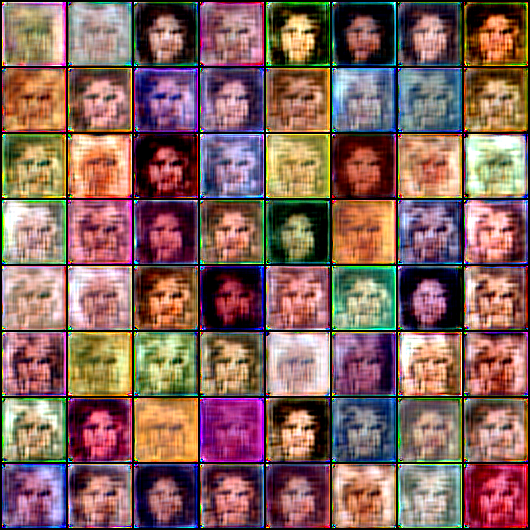
#> input picture GAN/run_ffhq_fixed/samples/epoch_1.png, 530 x 530 px, given in place of the camera
$ python hsv_value_trackpad.py
#> lines starting #> are read from the running program, lines starting #| are printed output that depends on the picture; after the words box and inside, x2 and y2 are one past the last pixel; in counts of white or black regions, pixels touching at a corner belong together
import cv2
import numpy as np

cap = cv2.VideoCapture(0)

# Set size of video feed window
cap.set(3, 1280)
cap.set(4, 720)

def nothing(x):
    pass

# Create trackbar window
cv2.namedWindow('Trackbars')

cv2.createTrackbar("L - H", "Trackbars", 0, 179, nothing)
#> slider 'L - H' is set to 35
cv2.createTrackbar("L - S", "Trackbars", 0, 255, nothing)
#> slider 'L - S' is set to 51
cv2.createTrackbar("L - V", "Trackbars", 0, 255, nothing)
#> slider 'L - V' is set to 51
cv2.createTrackbar("U - H", "Trackbars", 179, 179, nothing)
cv2.createTrackbar("U - S", "Trackbars", 255, 255, nothing)
cv2.createTrackbar("U - V", "Trackbars", 255, 255, nothing)

while True:
    ret, frame = cap.read()
#> frame is the input picture: shape (530, 530, 3); mean B, G, R 93.5, 99.6, 133.4
    if not ret:
        break

    frame = cv2.flip(frame, 1)
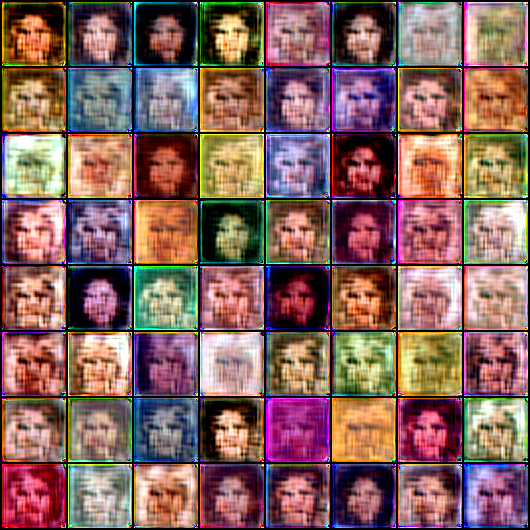
#> frame: shape (530, 530, 3); mean B, G, R 93.5, 99.6, 133.4
    hsv = cv2.cvtColor(frame, cv2.COLOR_BGR2HSV)
#> hsv: shape (530, 530, 3); mean H, S, V 68.1, 124.2, 145.7

    l_h = cv2.getTrackbarPos("L - H", "Trackbars")
    l_s = cv2.getTrackbarPos("L - S", "Trackbars")
    l_v = cv2.getTrackbarPos("L - V", "Trackbars")
    u_h = cv2.getTrackbarPos("U - H", "Trackbars")
    u_s = cv2.getTrackbarPos("U - S", "Trackbars")
    u_v = cv2.getTrackbarPos("U - V", "Trackbars")

    lower_range = np.array([l_h, l_s, l_v])
    upper_range = np.array([u_h, u_s, u_v])

    mask = cv2.inRange(hsv, lower_range, upper_range)
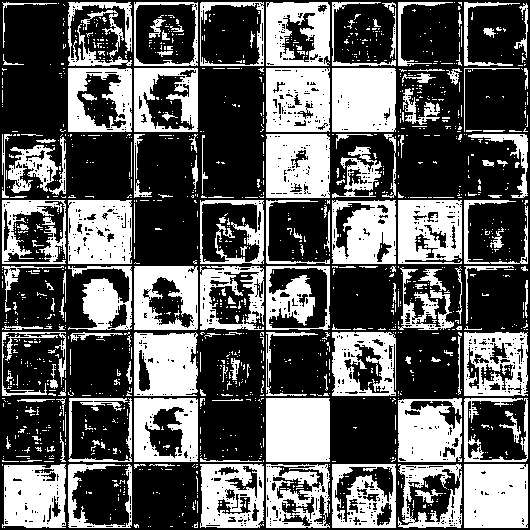
#> mask: shape (530, 530); 37.2% white; 1410 white regions (1243 under 20 px), largest, box (x1, y1, x2, y2) and area: (266, 398, 330, 462) 4092, (464, 464, 528, 528) 4025, (332, 68, 396, 132) 4021
    res = cv2.bitwise_and(frame, frame, mask=mask)
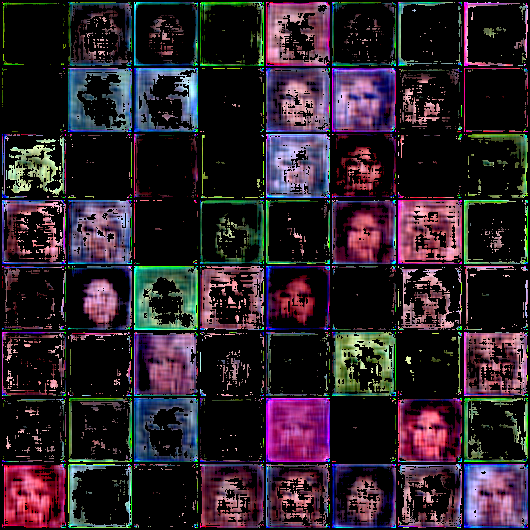
#> res: shape (530, 530, 3); mean B, G, R 42.8, 34.1, 45.4

    mask_3 = cv2.cvtColor(mask, cv2.COLOR_GRAY2BGR)
    stacked = np.hstack((mask_3, frame, res))
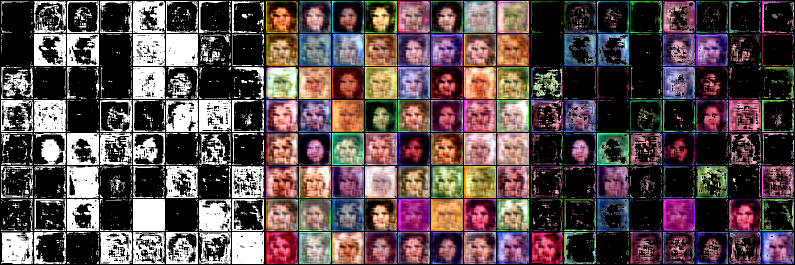
#> stacked: shape (530, 1590, 3) (shown at 1/2 size); mean B, G, R 77, 76.2, 91.2

    cv2.imshow('Trackbars', cv2.resize(stacked, None, fx=0.4, fy=0.4))
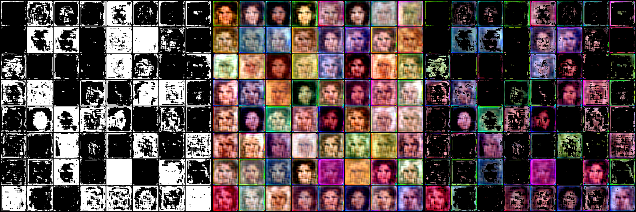
#> window 'Trackbars': shape (212, 636, 3); mean B, G, R 76.9, 76, 91

    key = cv2.waitKey(1) & 0xFF
#> (key Esc is pressed here)

    if key == 27:  # ESC to exit
        break

    if key == ord('s'):
        thearray = [[l_h, l_s, l_v], [u_h, u_s, u_v]]
        print("Saved HSV:", thearray)
        np.save('hsv_value', thearray)
        break

cap.release()
cv2.destroyAllWindows()

$ run again, on GAN/run_ffhq_fixed/samples/epoch_10.png
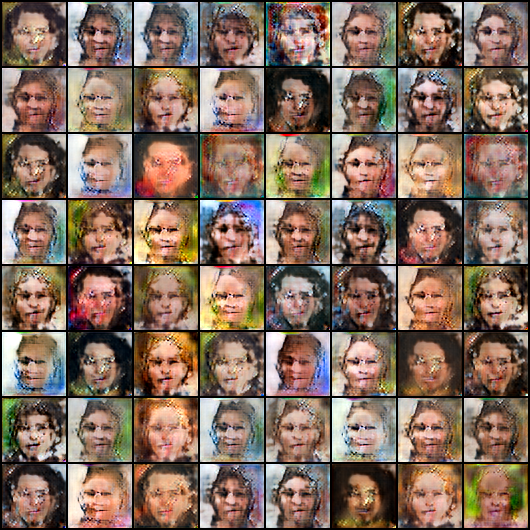
#> input picture GAN/run_ffhq_fixed/samples/epoch_10.png, 530 x 530 px, given in place of the camera
#> frame is the input picture: shape (530, 530, 3); mean B, G, R 94.4, 108.3, 131.3
#> hsv: shape (530, 530, 3); mean H, S, V 36.3, 86, 135.7
#> `mask = cv2.inRange(hsv, lower_range, upper_range)`:
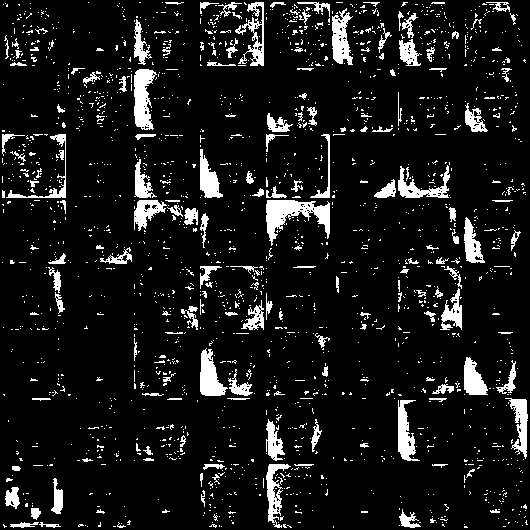
#> mask: shape (530, 530); 9.5% white; 1937 white regions (1768 under 20 px), largest, box (x1, y1, x2, y2) and area: (266, 200, 330, 246) 1316, (134, 69, 157, 130) 914, (200, 348, 228, 396) 767
#> `cv2.imshow('Trackbars', cv2.resize(stacked, None, fx=0.4, fy=0.4))`:
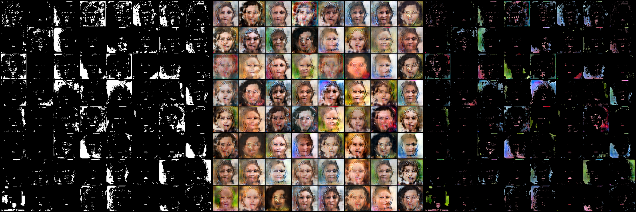
#> window 'Trackbars': shape (212, 636, 3); mean B, G, R 43, 47.5, 55

$ run again, on GAN/run_ffhq_fixed/samples/epoch_11.png
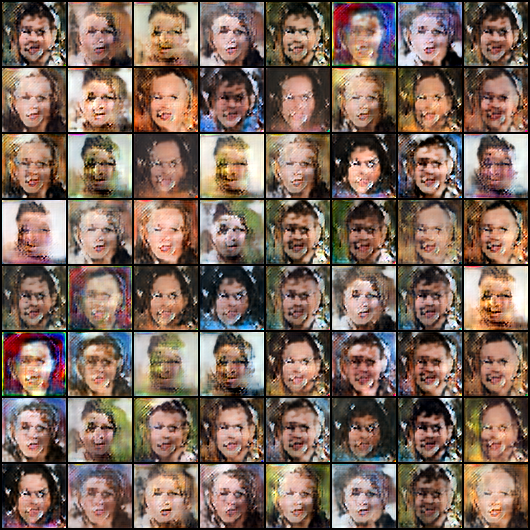
#> input picture GAN/run_ffhq_fixed/samples/epoch_11.png, 530 x 530 px, given in place of the camera
#> frame is the input picture: shape (530, 530, 3); mean B, G, R 91.3, 103.2, 125.2
#> hsv: shape (530, 530, 3); mean H, S, V 37, 84.5, 129.4
#> `mask = cv2.inRange(hsv, lower_range, upper_range)`:
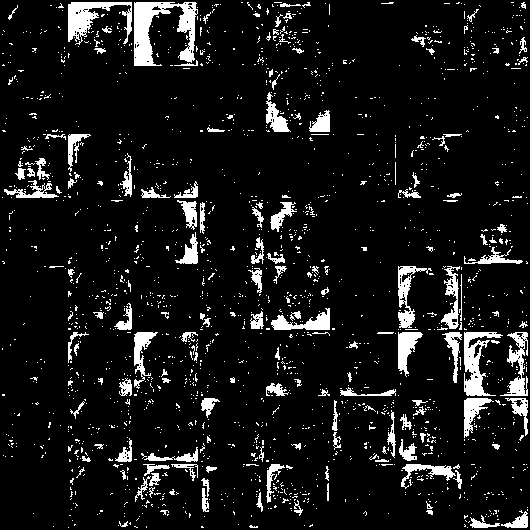
#> mask: shape (530, 530); 8.9% white; 1905 white regions (1753 under 20 px), largest, box (x1, y1, x2, y2) and area: (134, 2, 198, 66) 2015, (68, 2, 132, 45) 1156, (464, 332, 503, 396) 1065
#> `cv2.imshow('Trackbars', cv2.resize(stacked, None, fx=0.4, fy=0.4))`:
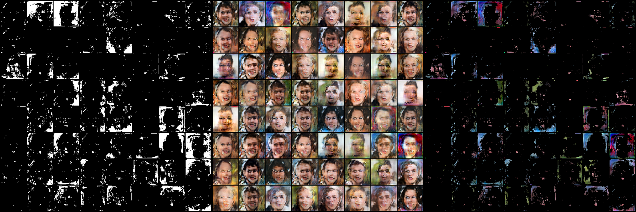
#> window 'Trackbars': shape (212, 636, 3); mean B, G, R 41.1, 44.6, 52

$ run again, on GAN/run_ffhq_fixed/samples/epoch_12.png
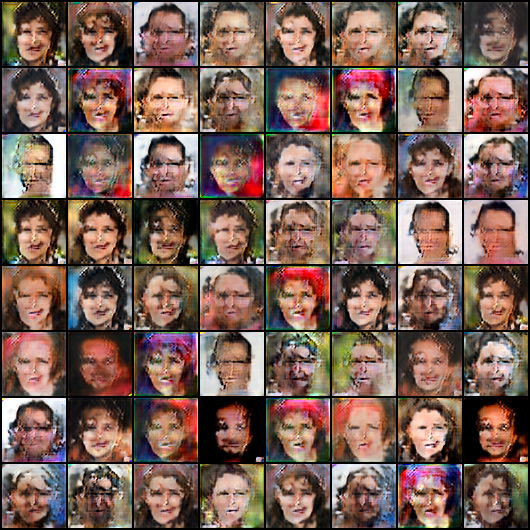
#> input picture GAN/run_ffhq_fixed/samples/epoch_12.png, 530 x 530 px, given in place of the camera
#> frame is the input picture: shape (530, 530, 3); mean B, G, R 85.8, 96.4, 122.8
#> hsv: shape (530, 530, 3); mean H, S, V 39.6, 90.3, 126.9
#> `mask = cv2.inRange(hsv, lower_range, upper_range)`:
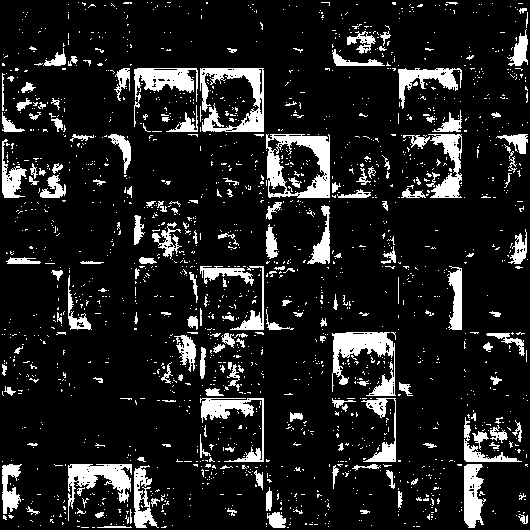
#> mask: shape (530, 530); 12.4% white; 1799 white regions (1622 under 20 px), largest, box (x1, y1, x2, y2) and area: (266, 134, 330, 198) 2039, (200, 68, 264, 132) 1857, (332, 332, 396, 396) 1795
#> `cv2.imshow('Trackbars', cv2.resize(stacked, None, fx=0.4, fy=0.4))`:
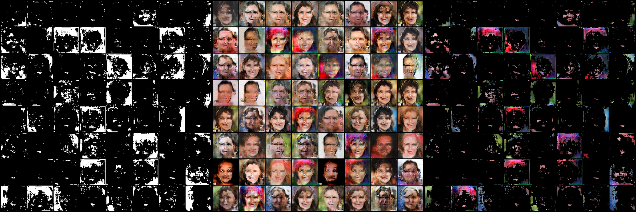
#> window 'Trackbars': shape (212, 636, 3); mean B, G, R 43.2, 46.3, 55.9
